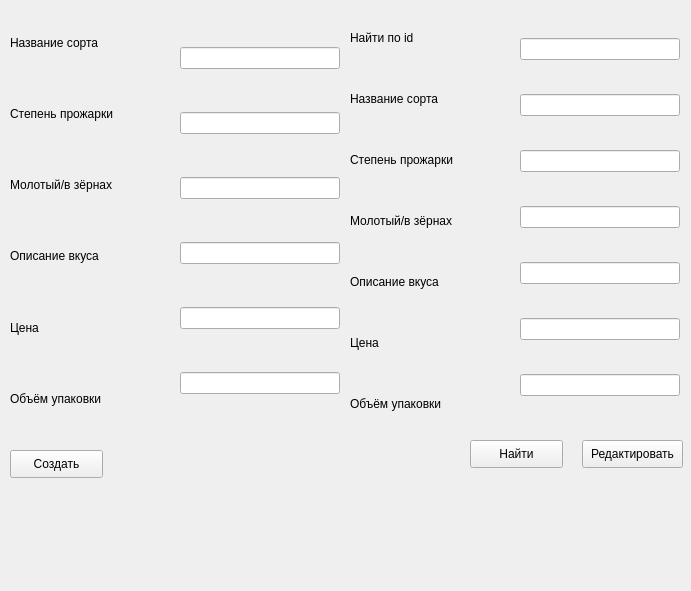
<?xml version="1.0" encoding="UTF-8"?>
<ui version="4.0">
 <class>Form</class>
 <widget class="QWidget" name="Form">
  <property name="geometry">
   <rect>
    <x>0</x>
    <y>0</y>
    <width>691</width>
    <height>591</height>
   </rect>
  </property>
  <property name="windowTitle">
   <string>Form</string>
  </property>
  <widget class="QWidget" name="verticalLayoutWidget">
   <property name="geometry">
    <rect>
     <x>10</x>
     <y>10</y>
     <width>160</width>
     <height>421</height>
    </rect>
   </property>
   <layout class="QVBoxLayout" name="verticalLayout">
    <item>
     <widget class="QLabel" name="label">
      <property name="text">
       <string>Название сорта</string>
      </property>
     </widget>
    </item>
    <item>
     <widget class="QLabel" name="label_2">
      <property name="text">
       <string>Степень прожарки</string>
      </property>
     </widget>
    </item>
    <item>
     <widget class="QLabel" name="label_3">
      <property name="text">
       <string>Молотый/в зёрнах</string>
      </property>
     </widget>
    </item>
    <item>
     <widget class="QLabel" name="label_4">
      <property name="text">
       <string>Описание вкуса</string>
      </property>
     </widget>
    </item>
    <item>
     <widget class="QLabel" name="label_5">
      <property name="text">
       <string>Цена</string>
      </property>
     </widget>
    </item>
    <item>
     <widget class="QLabel" name="label_6">
      <property name="text">
       <string>Объём упаковки</string>
      </property>
     </widget>
    </item>
   </layout>
  </widget>
  <widget class="QWidget" name="verticalLayoutWidget_2">
   <property name="geometry">
    <rect>
     <x>520</x>
     <y>10</y>
     <width>160</width>
     <height>421</height>
    </rect>
   </property>
   <layout class="QVBoxLayout" name="verticalLayout_2">
    <item>
     <widget class="QLineEdit" name="line_find_id"/>
    </item>
    <item>
     <widget class="QLineEdit" name="line_remake_coffee"/>
    </item>
    <item>
     <widget class="QLineEdit" name="line_remake_roasting"/>
    </item>
    <item>
     <widget class="QLineEdit" name="line_remake_grains"/>
    </item>
    <item>
     <widget class="QLineEdit" name="line_remake_description"/>
    </item>
    <item>
     <widget class="QLineEdit" name="line_remake_price"/>
    </item>
    <item>
     <widget class="QLineEdit" name="line_remale_V"/>
    </item>
   </layout>
  </widget>
  <widget class="QWidget" name="verticalLayoutWidget_3">
   <property name="geometry">
    <rect>
     <x>180</x>
     <y>10</y>
     <width>160</width>
     <height>421</height>
    </rect>
   </property>
   <layout class="QVBoxLayout" name="verticalLayout_3">
    <item>
     <widget class="QLineEdit" name="line_make_coffee"/>
    </item>
    <item>
     <widget class="QLineEdit" name="line_make_roasting"/>
    </item>
    <item>
     <widget class="QLineEdit" name="line_make_grains"/>
    </item>
    <item>
     <widget class="QLineEdit" name="line_make_description"/>
    </item>
    <item>
     <widget class="QLineEdit" name="line_make_price"/>
    </item>
    <item>
     <widget class="QLineEdit" name="line_make_V"/>
    </item>
   </layout>
  </widget>
  <widget class="QWidget" name="verticalLayoutWidget_4">
   <property name="geometry">
    <rect>
     <x>350</x>
     <y>10</y>
     <width>160</width>
     <height>421</height>
    </rect>
   </property>
   <layout class="QVBoxLayout" name="verticalLayout_4">
    <item>
     <widget class="QLabel" name="label_7">
      <property name="text">
       <string>Найти по id</string>
      </property>
     </widget>
    </item>
    <item>
     <widget class="QLabel" name="label_8">
      <property name="text">
       <string>Название сорта</string>
      </property>
     </widget>
    </item>
    <item>
     <widget class="QLabel" name="label_9">
      <property name="text">
       <string>Степень прожарки</string>
      </property>
     </widget>
    </item>
    <item>
     <widget class="QLabel" name="label_10">
      <property name="text">
       <string>Молотый/в зёрнах</string>
      </property>
     </widget>
    </item>
    <item>
     <widget class="QLabel" name="label_11">
      <property name="text">
       <string>Описание вкуса</string>
      </property>
     </widget>
    </item>
    <item>
     <widget class="QLabel" name="label_12">
      <property name="text">
       <string>Цена</string>
      </property>
     </widget>
    </item>
    <item>
     <widget class="QLabel" name="label_13">
      <property name="text">
       <string>Объём упаковки</string>
      </property>
     </widget>
    </item>
   </layout>
  </widget>
  <widget class="QLabel" name="label_error">
   <property name="geometry">
    <rect>
     <x>10</x>
     <y>530</y>
     <width>351</width>
     <height>51</height>
    </rect>
   </property>
   <property name="text">
    <string/>
   </property>
  </widget>
  <widget class="QPushButton" name="button_make">
   <property name="geometry">
    <rect>
     <x>10</x>
     <y>450</y>
     <width>93</width>
     <height>28</height>
    </rect>
   </property>
   <property name="text">
    <string>Создать</string>
   </property>
  </widget>
  <widget class="QPushButton" name="button_remake">
   <property name="geometry">
    <rect>
     <x>582</x>
     <y>440</y>
     <width>101</width>
     <height>28</height>
    </rect>
   </property>
   <property name="text">
    <string>Редактировать</string>
   </property>
  </widget>
  <widget class="QPushButton" name="button_find">
   <property name="geometry">
    <rect>
     <x>470</x>
     <y>440</y>
     <width>93</width>
     <height>28</height>
    </rect>
   </property>
   <property name="text">
    <string>Найти</string>
   </property>
  </widget>
 </widget>
 <resources/>
 <connections/>
</ui>
